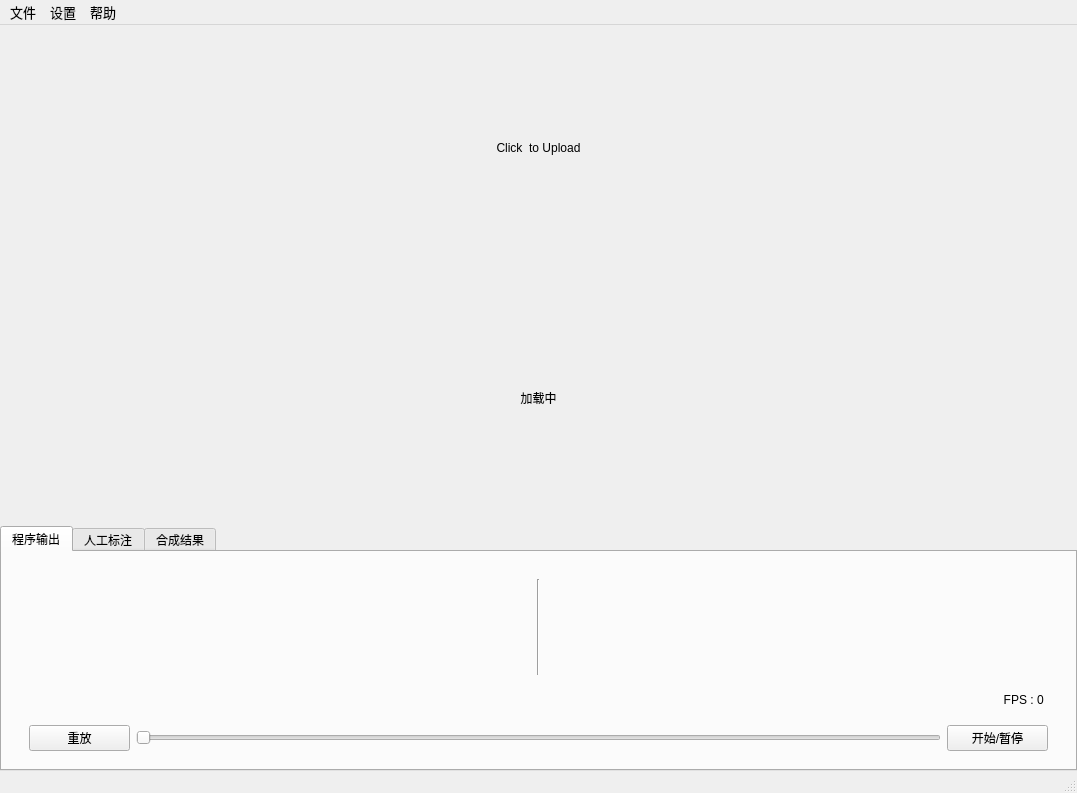
<?xml version="1.0" encoding="UTF-8"?>
<ui version="4.0">
 <class>mainWindow</class>
 <widget class="QMainWindow" name="mainWindow">
  <property name="geometry">
   <rect>
    <x>0</x>
    <y>0</y>
    <width>1077</width>
    <height>793</height>
   </rect>
  </property>
  <property name="windowTitle">
   <string>标题</string>
  </property>
  <widget class="QWidget" name="centralwidget">
   <property name="enabled">
    <bool>true</bool>
   </property>
   <property name="autoFillBackground">
    <bool>false</bool>
   </property>
   <layout class="QVBoxLayout" name="verticalLayout_3" stretch="0,0,0">
    <property name="leftMargin">
     <number>0</number>
    </property>
    <property name="topMargin">
     <number>0</number>
    </property>
    <property name="rightMargin">
     <number>0</number>
    </property>
    <property name="bottomMargin">
     <number>0</number>
    </property>
    <item>
     <widget class="QWidget" name="upload_box" native="true">
      <property name="sizePolicy">
       <sizepolicy hsizetype="Expanding" vsizetype="Expanding">
        <horstretch>0</horstretch>
        <verstretch>0</verstretch>
       </sizepolicy>
      </property>
      <layout class="QGridLayout" name="gridLayout_2" rowstretch="0">
       <item row="0" column="0">
        <widget class="QPushButton" name="btn_upload">
         <property name="sizePolicy">
          <sizepolicy hsizetype="Expanding" vsizetype="Expanding">
           <horstretch>0</horstretch>
           <verstretch>0</verstretch>
          </sizepolicy>
         </property>
         <property name="styleSheet">
          <string notr="true">font: 700 12pt &quot;Microsoft YaHei&quot;;</string>
         </property>
         <property name="text">
          <string>Click  to Upload</string>
         </property>
         <property name="flat">
          <bool>true</bool>
         </property>
        </widget>
       </item>
      </layout>
     </widget>
    </item>
    <item>
     <widget class="QWidget" name="loading_widget" native="true">
      <property name="sizePolicy">
       <sizepolicy hsizetype="Expanding" vsizetype="Expanding">
        <horstretch>0</horstretch>
        <verstretch>0</verstretch>
       </sizepolicy>
      </property>
      <layout class="QHBoxLayout" name="horizontalLayout" stretch="3,1,3">
       <item>
        <spacer name="horizontalSpacer">
         <property name="orientation">
          <enum>Qt::Orientation::Horizontal</enum>
         </property>
         <property name="sizeHint" stdset="0">
          <size>
           <width>40</width>
           <height>20</height>
          </size>
         </property>
        </spacer>
       </item>
       <item>
        <widget class="QLabel" name="loading_label">
         <property name="sizePolicy">
          <sizepolicy hsizetype="Expanding" vsizetype="Expanding">
           <horstretch>0</horstretch>
           <verstretch>0</verstretch>
          </sizepolicy>
         </property>
         <property name="styleSheet">
          <string notr="true">font: 700 12pt &quot;Microsoft YaHei&quot;;</string>
         </property>
         <property name="text">
          <string>加载中</string>
         </property>
         <property name="alignment">
          <set>Qt::AlignmentFlag::AlignCenter</set>
         </property>
        </widget>
       </item>
       <item>
        <spacer name="horizontalSpacer_2">
         <property name="orientation">
          <enum>Qt::Orientation::Horizontal</enum>
         </property>
         <property name="sizeHint" stdset="0">
          <size>
           <width>40</width>
           <height>20</height>
          </size>
         </property>
        </spacer>
       </item>
      </layout>
     </widget>
    </item>
    <item>
     <widget class="QTabWidget" name="tabWidget">
      <property name="styleSheet">
       <string notr="true">font: 10pt &quot;Microsoft YaHei&quot;;</string>
      </property>
      <property name="currentIndex">
       <number>0</number>
      </property>
      <widget class="QWidget" name="tab_1">
       <attribute name="title">
        <string>程序输出</string>
       </attribute>
       <layout class="QHBoxLayout" name="horizontalLayout_4">
        <item>
         <widget class="QWidget" name="widget" native="true">
          <layout class="QVBoxLayout" name="verticalLayout" stretch="9,0,1">
           <item>
            <widget class="QWidget" name="widget_2" native="true">
             <layout class="QHBoxLayout" name="horizontalLayout_7">
              <item>
               <widget class="QLabel" name="input_video">
                <property name="text">
                 <string/>
                </property>
                <property name="scaledContents">
                 <bool>true</bool>
                </property>
               </widget>
              </item>
              <item>
               <widget class="Line" name="line">
                <property name="orientation">
                 <enum>Qt::Orientation::Vertical</enum>
                </property>
               </widget>
              </item>
              <item>
               <widget class="QLabel" name="output_video">
                <property name="text">
                 <string/>
                </property>
                <property name="scaledContents">
                 <bool>true</bool>
                </property>
               </widget>
              </item>
             </layout>
            </widget>
           </item>
           <item>
            <widget class="QWidget" name="widget_4" native="true">
             <layout class="QHBoxLayout" name="horizontalLayout_3" stretch="9,2">
              <property name="spacing">
               <number>0</number>
              </property>
              <property name="leftMargin">
               <number>0</number>
              </property>
              <property name="topMargin">
               <number>0</number>
              </property>
              <property name="rightMargin">
               <number>0</number>
              </property>
              <property name="bottomMargin">
               <number>0</number>
              </property>
              <item>
               <spacer name="horizontalSpacer_3">
                <property name="orientation">
                 <enum>Qt::Orientation::Horizontal</enum>
                </property>
                <property name="sizeHint" stdset="0">
                 <size>
                  <width>40</width>
                  <height>20</height>
                 </size>
                </property>
               </spacer>
              </item>
              <item>
               <widget class="QLabel" name="FPS_label">
                <property name="text">
                 <string>FPS : 0    </string>
                </property>
                <property name="alignment">
                 <set>Qt::AlignmentFlag::AlignRight|Qt::AlignmentFlag::AlignTrailing|Qt::AlignmentFlag::AlignVCenter</set>
                </property>
               </widget>
              </item>
             </layout>
            </widget>
           </item>
           <item>
            <widget class="QWidget" name="widget_3" native="true">
             <layout class="QHBoxLayout" name="horizontalLayout_2" stretch="1,8,1">
              <property name="bottomMargin">
               <number>0</number>
              </property>
              <item>
               <widget class="QPushButton" name="btn_replay">
                <property name="text">
                 <string>重放</string>
                </property>
               </widget>
              </item>
              <item>
               <widget class="QSlider" name="video_progress">
                <property name="maximum">
                 <number>999</number>
                </property>
                <property name="orientation">
                 <enum>Qt::Orientation::Horizontal</enum>
                </property>
               </widget>
              </item>
              <item>
               <widget class="QPushButton" name="btn_begin_or_pause">
                <property name="sizePolicy">
                 <sizepolicy hsizetype="Minimum" vsizetype="Fixed">
                  <horstretch>0</horstretch>
                  <verstretch>0</verstretch>
                 </sizepolicy>
                </property>
                <property name="text">
                 <string>开始/暂停</string>
                </property>
               </widget>
              </item>
             </layout>
            </widget>
           </item>
          </layout>
         </widget>
        </item>
       </layout>
      </widget>
      <widget class="QWidget" name="tab_2">
       <attribute name="title">
        <string>人工标注</string>
       </attribute>
       <layout class="QVBoxLayout" name="verticalLayout_4" stretch="5">
        <property name="spacing">
         <number>0</number>
        </property>
        <property name="leftMargin">
         <number>0</number>
        </property>
        <property name="topMargin">
         <number>0</number>
        </property>
        <property name="rightMargin">
         <number>0</number>
        </property>
        <property name="bottomMargin">
         <number>0</number>
        </property>
        <item>
         <widget class="QWidget" name="widget_5" native="true">
          <layout class="QVBoxLayout" name="verticalLayout_2" stretch="0,10,0">
           <item>
            <widget class="QGroupBox" name="groupBox">
             <property name="title">
              <string>控制栏</string>
             </property>
             <layout class="QHBoxLayout" name="horizontalLayout_10">
              <property name="leftMargin">
               <number>0</number>
              </property>
              <property name="topMargin">
               <number>0</number>
              </property>
              <property name="rightMargin">
               <number>0</number>
              </property>
              <property name="bottomMargin">
               <number>0</number>
              </property>
              <item>
               <widget class="QWidget" name="widget_6" native="true">
                <layout class="QHBoxLayout" name="horizontalLayout_5" stretch="1,1">
                 <property name="leftMargin">
                  <number>0</number>
                 </property>
                 <property name="topMargin">
                  <number>0</number>
                 </property>
                 <property name="rightMargin">
                  <number>0</number>
                 </property>
                 <property name="bottomMargin">
                  <number>0</number>
                 </property>
                 <item>
                  <widget class="QWidget" name="widget_10" native="true">
                   <layout class="QHBoxLayout" name="horizontalLayout_11">
                    <item>
                     <widget class="QTimeEdit" name="timeEdit">
                      <property name="sizePolicy">
                       <sizepolicy hsizetype="Preferred" vsizetype="Fixed">
                        <horstretch>0</horstretch>
                        <verstretch>0</verstretch>
                       </sizepolicy>
                      </property>
                     </widget>
                    </item>
                    <item>
                     <widget class="QTimeEdit" name="timeEdit_2">
                      <property name="sizePolicy">
                       <sizepolicy hsizetype="Preferred" vsizetype="Fixed">
                        <horstretch>0</horstretch>
                        <verstretch>0</verstretch>
                       </sizepolicy>
                      </property>
                     </widget>
                    </item>
                    <item>
                     <widget class="QPushButton" name="btn_sort">
                      <property name="text">
                       <string>筛选</string>
                      </property>
                     </widget>
                    </item>
                   </layout>
                  </widget>
                 </item>
                 <item>
                  <widget class="QWidget" name="widget_11" native="true">
                   <layout class="QHBoxLayout" name="horizontalLayout_12" stretch="1,2,2,2,0,0">
                    <property name="rightMargin">
                     <number>0</number>
                    </property>
                    <item>
                     <spacer name="horizontalSpacer_5">
                      <property name="orientation">
                       <enum>Qt::Orientation::Horizontal</enum>
                      </property>
                      <property name="sizeHint" stdset="0">
                       <size>
                        <width>40</width>
                        <height>20</height>
                       </size>
                      </property>
                     </spacer>
                    </item>
                    <item>
                     <widget class="QLabel" name="sum_label">
                      <property name="text">
                       <string>图片总数 : 0</string>
                      </property>
                      <property name="alignment">
                       <set>Qt::AlignmentFlag::AlignRight|Qt::AlignmentFlag::AlignTrailing|Qt::AlignmentFlag::AlignVCenter</set>
                      </property>
                     </widget>
                    </item>
                    <item>
                     <widget class="QLabel" name="label_4">
                      <property name="text">
                       <string>当前张数:</string>
                      </property>
                      <property name="alignment">
                       <set>Qt::AlignmentFlag::AlignRight|Qt::AlignmentFlag::AlignTrailing|Qt::AlignmentFlag::AlignVCenter</set>
                      </property>
                     </widget>
                    </item>
                    <item>
                     <widget class="QSpinBox" name="current_index"/>
                    </item>
                    <item>
                     <widget class="QPushButton" name="btn_integrate">
                      <property name="text">
                       <string>合成</string>
                      </property>
                     </widget>
                    </item>
                    <item>
                     <spacer name="horizontalSpacer_6">
                      <property name="orientation">
                       <enum>Qt::Orientation::Horizontal</enum>
                      </property>
                      <property name="sizeHint" stdset="0">
                       <size>
                        <width>40</width>
                        <height>20</height>
                       </size>
                      </property>
                     </spacer>
                    </item>
                   </layout>
                  </widget>
                 </item>
                </layout>
               </widget>
              </item>
             </layout>
            </widget>
           </item>
           <item>
            <widget class="QWidget" name="widget_8" native="true">
             <layout class="QHBoxLayout" name="horizontalLayout_8" stretch="1,0,1">
              <item>
               <widget class="QLabel" name="algorithm_result">
                <property name="text">
                 <string/>
                </property>
                <property name="scaledContents">
                 <bool>true</bool>
                </property>
               </widget>
              </item>
              <item>
               <widget class="Line" name="line_2">
                <property name="orientation">
                 <enum>Qt::Orientation::Vertical</enum>
                </property>
               </widget>
              </item>
              <item>
               <widget class="QLabel" name="hand_result">
                <property name="text">
                 <string/>
                </property>
                <property name="scaledContents">
                 <bool>true</bool>
                </property>
               </widget>
              </item>
             </layout>
            </widget>
           </item>
           <item>
            <widget class="QWidget" name="widget_7" native="true">
             <layout class="QHBoxLayout" name="horizontalLayout_6">
              <item>
               <widget class="QPushButton" name="btn_prev">
                <property name="text">
                 <string>上一张</string>
                </property>
               </widget>
              </item>
              <item>
               <widget class="QPushButton" name="btn_mark">
                <property name="text">
                 <string>人工标注</string>
                </property>
               </widget>
              </item>
              <item>
               <widget class="QPushButton" name="btn_next">
                <property name="text">
                 <string>下一张</string>
                </property>
               </widget>
              </item>
             </layout>
            </widget>
           </item>
          </layout>
         </widget>
        </item>
       </layout>
      </widget>
      <widget class="QWidget" name="tab_3">
       <attribute name="title">
        <string>合成结果</string>
       </attribute>
       <layout class="QHBoxLayout" name="horizontalLayout_19">
        <item>
         <widget class="QWidget" name="widget_9" native="true">
          <layout class="QVBoxLayout" name="verticalLayout_6" stretch="12,1,1">
           <item>
            <widget class="QWidget" name="widget_15" native="true">
             <layout class="QHBoxLayout" name="horizontalLayout_16" stretch="1,6,1">
              <item>
               <spacer name="horizontalSpacer_4">
                <property name="orientation">
                 <enum>Qt::Orientation::Horizontal</enum>
                </property>
                <property name="sizeHint" stdset="0">
                 <size>
                  <width>40</width>
                  <height>20</height>
                 </size>
                </property>
               </spacer>
              </item>
              <item>
               <widget class="QLabel" name="final_video">
                <property name="text">
                 <string/>
                </property>
                <property name="scaledContents">
                 <bool>true</bool>
                </property>
               </widget>
              </item>
              <item>
               <spacer name="horizontalSpacer_8">
                <property name="orientation">
                 <enum>Qt::Orientation::Horizontal</enum>
                </property>
                <property name="sizeHint" stdset="0">
                 <size>
                  <width>40</width>
                  <height>20</height>
                 </size>
                </property>
               </spacer>
              </item>
             </layout>
            </widget>
           </item>
           <item>
            <widget class="QWidget" name="widget_16" native="true">
             <layout class="QHBoxLayout" name="horizontalLayout_17" stretch="9,2">
              <property name="spacing">
               <number>0</number>
              </property>
              <property name="leftMargin">
               <number>0</number>
              </property>
              <property name="topMargin">
               <number>0</number>
              </property>
              <property name="rightMargin">
               <number>0</number>
              </property>
              <property name="bottomMargin">
               <number>0</number>
              </property>
              <item>
               <spacer name="horizontalSpacer_7">
                <property name="orientation">
                 <enum>Qt::Orientation::Horizontal</enum>
                </property>
                <property name="sizeHint" stdset="0">
                 <size>
                  <width>40</width>
                  <height>20</height>
                 </size>
                </property>
               </spacer>
              </item>
              <item>
               <widget class="QLabel" name="FPS_label_3">
                <property name="text">
                 <string>FPS : 0    </string>
                </property>
                <property name="alignment">
                 <set>Qt::AlignmentFlag::AlignRight|Qt::AlignmentFlag::AlignTrailing|Qt::AlignmentFlag::AlignVCenter</set>
                </property>
               </widget>
              </item>
             </layout>
            </widget>
           </item>
           <item>
            <widget class="QWidget" name="widget_17" native="true">
             <layout class="QHBoxLayout" name="horizontalLayout_18" stretch="1,8,1">
              <property name="bottomMargin">
               <number>0</number>
              </property>
              <item>
               <widget class="QPushButton" name="btn_replay_3">
                <property name="text">
                 <string>重放</string>
                </property>
               </widget>
              </item>
              <item>
               <widget class="QSlider" name="video_progress_3">
                <property name="maximum">
                 <number>999</number>
                </property>
                <property name="orientation">
                 <enum>Qt::Orientation::Horizontal</enum>
                </property>
               </widget>
              </item>
              <item>
               <widget class="QPushButton" name="btn_begin_or_pause_3">
                <property name="sizePolicy">
                 <sizepolicy hsizetype="Minimum" vsizetype="Fixed">
                  <horstretch>0</horstretch>
                  <verstretch>0</verstretch>
                 </sizepolicy>
                </property>
                <property name="text">
                 <string>开始/暂停</string>
                </property>
               </widget>
              </item>
             </layout>
            </widget>
           </item>
          </layout>
         </widget>
        </item>
       </layout>
      </widget>
     </widget>
    </item>
   </layout>
  </widget>
  <widget class="QStatusBar" name="statusbar"/>
  <widget class="QMenuBar" name="menubar">
   <property name="geometry">
    <rect>
     <x>0</x>
     <y>0</y>
     <width>1077</width>
     <height>33</height>
    </rect>
   </property>
   <property name="font">
    <font>
     <family>Microsoft YaHei</family>
     <pointsize>10</pointsize>
    </font>
   </property>
   <property name="nativeMenuBar">
    <bool>true</bool>
   </property>
   <widget class="QMenu" name="menu_file">
    <property name="title">
     <string>文件</string>
    </property>
    <addaction name="separator"/>
    <addaction name="open"/>
    <addaction name="save"/>
    <addaction name="open_2"/>
   </widget>
   <widget class="QMenu" name="menu_settings">
    <property name="title">
     <string>设置</string>
    </property>
    <addaction name="separator"/>
    <addaction name="set_algorithm"/>
    <addaction name="set_FPS"/>
    <addaction name="display_FPS"/>
   </widget>
   <widget class="QMenu" name="menu_help">
    <property name="title">
     <string>帮助</string>
    </property>
    <addaction name="separator"/>
    <addaction name="action1_4"/>
    <addaction name="action2_3"/>
   </widget>
   <addaction name="menu_file"/>
   <addaction name="menu_settings"/>
   <addaction name="menu_help"/>
  </widget>
  <action name="action1">
   <property name="text">
    <string>action1</string>
   </property>
  </action>
  <action name="actionaction2">
   <property name="text">
    <string>action2</string>
   </property>
  </action>
  <action name="save">
   <property name="text">
    <string>另存为</string>
   </property>
   <property name="font">
    <font>
     <family>Microsoft YaHei</family>
     <pointsize>10</pointsize>
    </font>
   </property>
  </action>
  <action name="open_2">
   <property name="text">
    <string>3</string>
   </property>
  </action>
  <action name="set_FPS">
   <property name="text">
    <string>帧率设置</string>
   </property>
   <property name="font">
    <font>
     <family>Microsoft YaHei</family>
     <pointsize>10</pointsize>
    </font>
   </property>
  </action>
  <action name="set_algorithm">
   <property name="text">
    <string>算法选择</string>
   </property>
   <property name="font">
    <font>
     <family>Microsoft YaHei</family>
     <pointsize>10</pointsize>
    </font>
   </property>
  </action>
  <action name="action1_4">
   <property name="text">
    <string>1</string>
   </property>
  </action>
  <action name="action2_3">
   <property name="text">
    <string>2</string>
   </property>
  </action>
  <action name="open">
   <property name="text">
    <string>打开</string>
   </property>
   <property name="font">
    <font>
     <family>Microsoft YaHei</family>
     <pointsize>10</pointsize>
    </font>
   </property>
  </action>
  <action name="display_FPS">
   <property name="text">
    <string>显示帧率</string>
   </property>
   <property name="font">
    <font>
     <family>Microsoft YaHei</family>
     <pointsize>10</pointsize>
    </font>
   </property>
  </action>
 </widget>
 <resources/>
 <connections/>
</ui>
